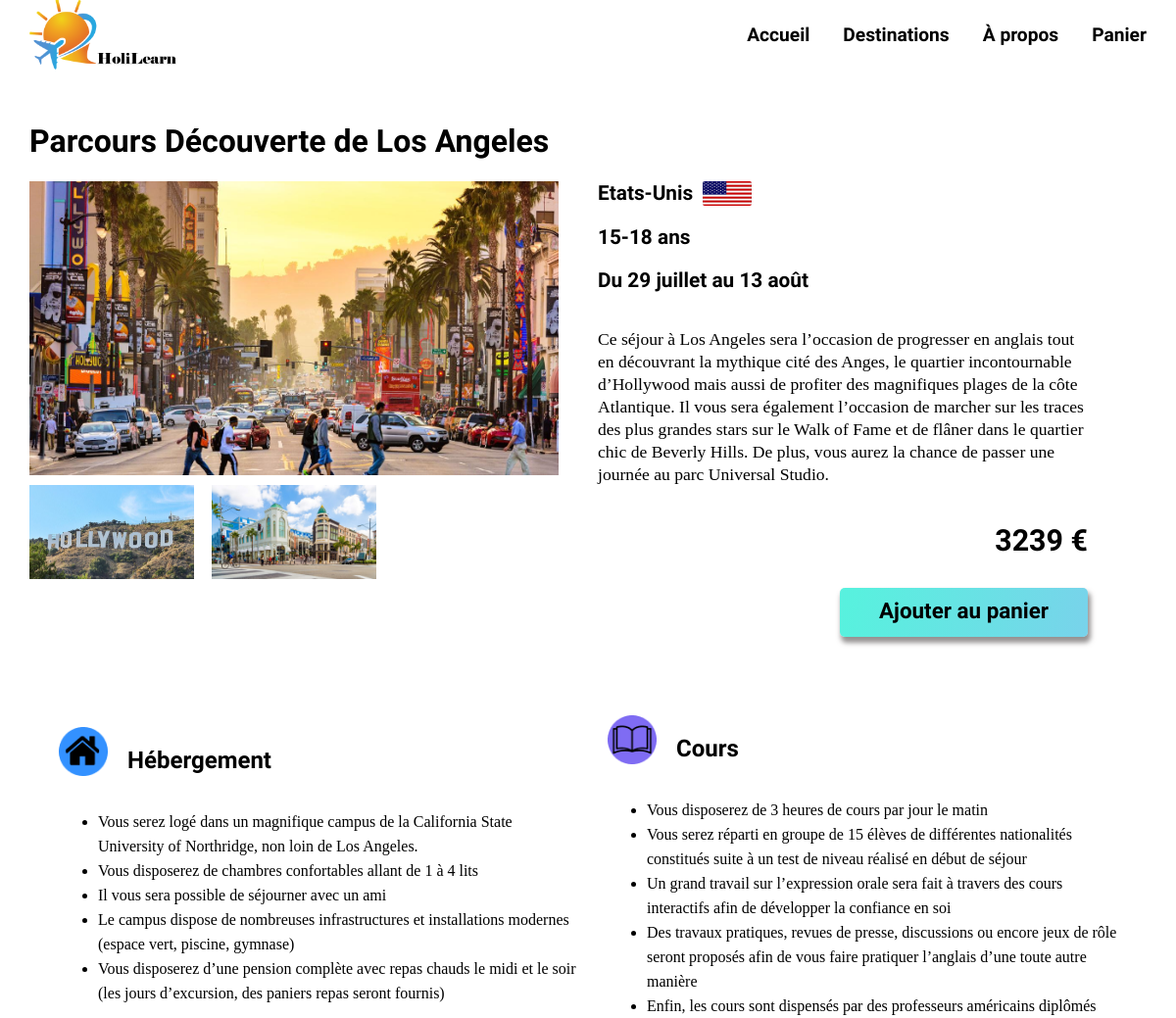
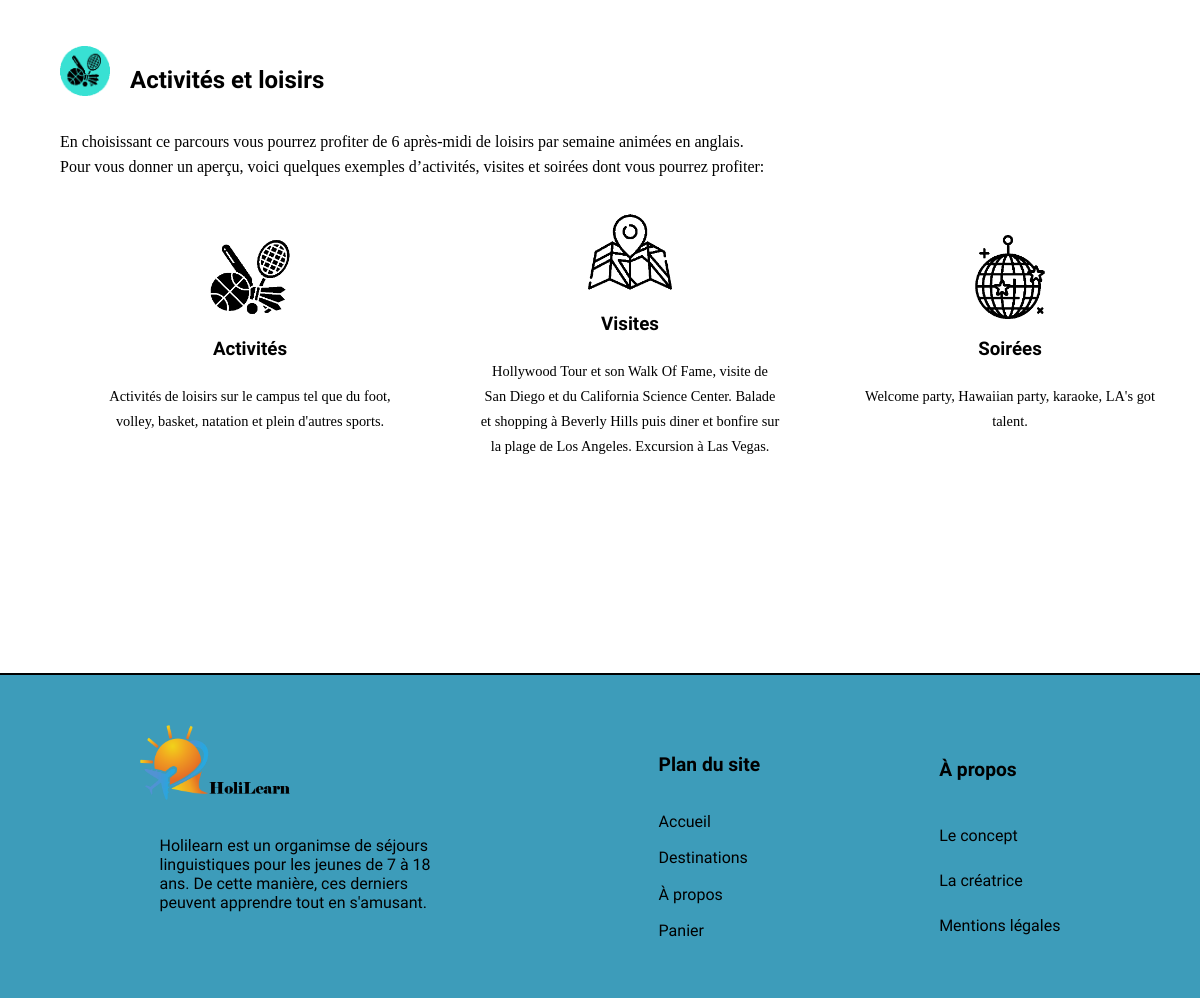
/dest.php?dest=5, run on the app's committed database (2 pictures, top to bottom).
### tables this page shows
CREATE TABLE `destination` (
  `id` int(11) NOT NULL,
  `nom_parcours` varchar(100) NOT NULL,
  `type_parcours` varchar(50) NOT NULL,
  `pays` varchar(30) NOT NULL,
  `drapeau_pays` varchar(30) NOT NULL,
  `age_dest` varchar(10) NOT NULL,
  `periode` varchar(30) NOT NULL,
  `descriptif_dest` text NOT NULL,
  `prix` int(11) NOT NULL,
  `lieu_hebergement` varchar(100) NOT NULL,
  `image1` varchar(50) NOT NULL,
  `image2` varchar(50) NOT NULL,
  `image3` varchar(50) NOT NULL,
  `image4` varchar(50) NOT NULL,
  `activites` varchar(300) NOT NULL,
  `visites` varchar(300) NOT NULL,
  `soirees` varchar(300) NOT NULL,
  `date_modif` timestamp NOT NULL DEFAULT current_timestamp() ON UPDATE current_timestamp(),
  `vacances` varchar(50) NOT NULL,
  `img_card` varchar(50) NOT NULL,
  `resume_act` varchar(100) NOT NULL
);

### dest.php (the view, shortened to what this page needs)
<?php
include("connexion.php");
if(isset($_GET["dest"])){
    $dest = $_GET["dest"];
}
else{
    $dest = "1";
}
$requete="SELECT * FROM destination WHERE id=$dest";
$stmt=$db->query($requete);
$result=$stmt-> fetchall(PDO::FETCH_ASSOC);
?>
<!DOCTYPE html>
<html lang="fr">
<head>
    <link rel="stylesheet" href="style_dest.css">
</head>
<body>
    <?php include("navbar.php") ?>
    <h1 id="contenu"><?=$result[0]["nom_parcours"]?></h1>
    <div class="dest_container">
        <div class="img_container">
            <div class="grd_img grande"style="background-image:url('<?=$result[0]["image1"]?>')"></div>
            <div class="petite_img_dest_container">
                <div class="petite p2" style="background-image:url('<?=$result[0]["image2"]?>')"></div>
                <div class="petite" style="background-image:url('<?=$result[0]["image3"]?>')"></div>
                <div class="petite" style="background-image:url('<?=$result[0]["image4"]?>')"></div>
            </div>
        </div>
        <div class="txt_container">
            <div class="pays_dest">
                <h2><?=$result[0]["pays"]?></h2>
                <img src="<?=$result[0]["drapeau_pays"]?>" alt="">
            </div>
            <h2><?=$result[0]["age_dest"]?> </h2>
            <h2><?=$result[0]["periode"]?></h2>
            <p class="descriptif_dest"><?=$result[0]["descriptif_dest"]?></p>
            <div class="prix_dest">
                <p><?=$result[0]["prix"]?> €</p>
            </div>
            <div class="btn_resa">
                <a href="panier.php?dest=<?=$result[0]["id"]?>" class="btn_dest">Ajouter au panier</a>
            </div>
        </div>
    </div>
    <div class="hebergement_et_cours">
        <div class="categorie">
            <div class="logo_text">
                <img src="img/home.png" alt="">
                <h2>Hébergement</h2>
            </div>
            <ul>
                <li>Vous serez logé dans <?=$result[0]["lieu_hebergement"]?></li>
                <li>Vous disposerez de chambres confortables allant de 1 à 4 lits</li>
                <li>Il vous sera possible de séjourner avec un ami</li>
                <li>Le campus dispose de nombreuses infrastructures et installations modernes (espace vert, piscine, gymnase)</li>
                <li>Vous disposerez d’une pension complète avec repas chauds le midi et le soir (les jours d’excursion, des paniers repas seront fournis)</li>
            </ul>
        </div>
        <div class="categorie">
            <div class="logo_text">
                <img src="img/cours.png" alt="">
                <h2>Cours</h2>
            </div>
            <ul>
                <li>Vous disposerez de  3 heures de cours par jour le matin</li>
                <li>Vous serez réparti en groupe de 15 élèves de différentes nationalités constitués suite à un test de niveau réalisé en début de séjour</li>
                <li>Un grand travail sur l’expression orale sera fait à travers des cours interactifs afin de développer la confiance en soi</li>
                <li>Des travaux pratiques, revues de presse, discussions ou encore jeux de rôle seront proposés afin de vous faire pratiquer l’anglais d’une toute autre manière</li>
                <li>Enfin, les cours sont dispensés par des professeurs américains diplômés</li>
            </ul>
        </div>
    </div>
    <div class="activites">
        <div class="logo_text">
            <img src="img/activités2.png" alt="">
            <h2>Activités et loisirs</h2>
        </div>
        <p class="txt">En choisissant ce parcours vous pourrez profiter de 6 après-midi de loisirs par semaine animées en anglais. <br>
        Pour vous donner un aperçu, voici quelques exemples d’activités, visites et soirées dont vous pourrez profiter: </p>
        <div class="liste_activites">
            <div class="bloc_ex">
                <img src="img/activite6.png" alt="">
                <h3>Activités</h3>
                <p><?=$result[0]["activites"]?></p>
            </div>
            <div class="bloc_ex">
                <img src="img/visite2.png" alt="">
                <h3>Visites</h3>
                <p><?=$result[0]["visites"]?></p>
            </div>
            <div class="bloc_ex">
                <img src="img/soiree2.png" alt="">
                <h3>Soirées</h3>
                <p><?=$result[0]["soirees"]?></p>
            </div>
        </div>
    </div>
    <footer>
        <section class="explications_proj">
          <img src="img/holilearnlogo_text.png" alt="">
          <p>Holilearn est un organimse de séjours linguistiques pour les jeunes de 7 à 18 ans. De cette manière, ces derniers peuvent apprendre tout en s'amusant.</p>
        </section>
        <section class="plan_site">
          <h3>Plan du site</h3>
          <a href="index.php">Accueil</a>
          <a href="destinations.php">Destinations</a>
          <a href="about.php">À propos</a>
          <a href="panier.php">Panier</a>
        </section>
        <section class="about">
          <h3>À propos</h3>
          <a href="about.php#concept">Le concept</a>
          <a href="about.php#creatrice">La créatrice</a>
          <a href="about.php#mention_legale">Mentions légales</a>
        </section>
      </footer>
</body>
</html>

### style_dest.css (style rules this page uses)
*, *::after, *::before { box-sizing: border-box; scroll-behavior: smooth; }
body { font-family: 'Elsie', cursive, sans-serif; margin: 0; }
h1 { padding-top:13vh; margin-left: 30px; font-size: 2rem; }
.dest_container { margin-left: 30px; margin-right: 30px; display: flex; gap:40px; }
.grd_img { background-size: cover; width: 45vw; height: 25vw; margin-bottom: 10px; }
.petite_img_dest_container { display: flex; justify-content:space-between; width: 45vw; }
.petite { background-size: cover; width:14vw; height: 8vw; }
.txt_container { display: flex; flex-direction: column; }
.txt_container h2 { font-size: 1.3rem; margin-bottom: 20px; margin-top: 0px; }
.descriptif_dest { max-width: 500px; font-size: 1.1rem; font-family:Georgia, 'Times New Roman', Times, serif; line-height: 23px; }
.pays_dest { display: flex; gap: 10px; align-items: center; }
.pays_dest img { width: 50px; height:25px; border-radius: 2px; margin-bottom: 20px; }
.prix_dest { display: flex; justify-content: flex-end; font-weight: bold; font-size: 1.9rem; margin-top: -10px; }
.btn_resa { display: flex; justify-content: flex-end; }
.btn_resa a { background: linear-gradient(100.81deg, rgba(56, 238, 216, 0.84) 5.52%, rgba(33, 177, 222, 0.5964) 106.72%); height: 50px; border: none; border-radius: 5px; font-weight: bold; font-family: 'Elsie'; font-size: 1.4rem; width: fit-content; padding-left: 40px; padding-right: 40px; padding-top: 10px; box-shadow: 2px 5px 5px 1px rgba(115,111,111,0.75); text-decoration: none; color: black; }
.hebergement_et_cours { display: flex; justify-content: space-around; align-items: center; gap: 30px; margin-top: 80px; margin-left: 60px; margin-right: 50px; }
.categorie { display: flex; flex-direction: column; justify-content: flex-start; }
.logo_text { display: flex; gap: 20px; }
.logo_text img { width: 50px; height: 50px; }
li { font-family:Georgia, 'Times New Roman', Times, serif; max-width: 600px; line-height: 25px; }
.activites { margin-left: 60px; margin-top: 30px; }
.activites p { max-width: 900px; font-family:Georgia, 'Times New Roman', Times, serif; line-height: 25px; }
.liste_activites { display: flex; justify-content: space-around; }
.bloc_ex { display: flex; flex-direction: column; justify-content: center; align-items: center; margin-top: 15px; width: 25vw; }
.bloc_ex img { width: 7vw; }
.bloc_ex p { max-width: 300px; margin-top: 5px; font-size: 0.9rem; text-align: center; }
footer { display: flex; justify-content: space-around; background-color:#1688acd4; border-top: solid 2px black; margin-top: 200px; padding: 50px; }
footer img { width: 150px; height: 75px; }
footer section { display: flex; flex-direction: column; justify-content: space-around; }
.explications_proj p { max-width: 340px; padding: 20px; }
footer a { text-decoration: none; color:black; }
section h3 { font-size: 1.2rem; }

### data on the page
destination: nom_parcours "Parcours Découverte de Los Angeles", image1 (picture), image2 (picture), image3 (picture), pays "Etats-Unis", drapeau_pays (picture), age_dest "15-18 ans", periode "Du 29 juillet au 13 août", descriptif_dest "Ce séjour à Los Angeles sera l’occasion de progresser en anglais tout en découvrant la mythique cité des Anges, le quartier incontournable d’Hollywood mais aussi de profiter des magnifiques plages de la côte Atlantique. Il vous sera également l’occasion de marcher sur les traces des plus grandes stars sur le Walk of Fame et de flâner dans le quartier chic de Beverly Hills. De plus, vous aurez la chance de passer une journée au parc Universal Studio.", prix "3239", lieu_hebergement "un magnifique campus de la California State University of Northridge, non loin de Los Angeles.", activites "Activités de loisirs sur le campus tel que du foot, volley, basket, natation et plein d'autres sports.", visites "Hollywood Tour et son Walk Of Fame, visite de San Diego et du California Science Center. Balade et shopping à Beverly Hills puis diner et bonfire sur la plage de Los Angeles. Excursion à Las Vegas.", soirees "Welcome party, Hawaiian party, karaoke, LA's got talent."
